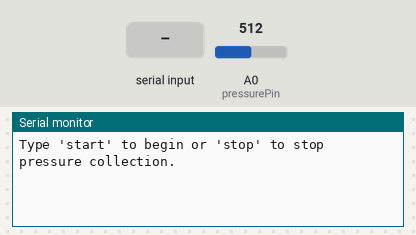
The sketch below on a simulated Arduino Uno, built with avr-gcc and run on an emulated ATmega328P. On the bench: the last lines printed to the serial monitor. The inputs (shaded band) are chosen by the test bench; at power-on: A0 (pressurePin) = 512.

Above: at 1.2 s.
1.3 s: "start\n" received over Serial
At 1.7 s:
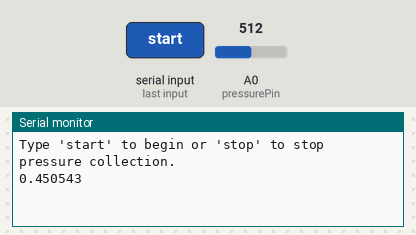
4.3 s: A0 (pressurePin) set to 716
At 5.7 s:
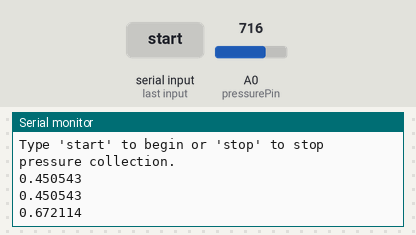
5.8 s: A0 (pressurePin) set to 900
At 8.8 s:
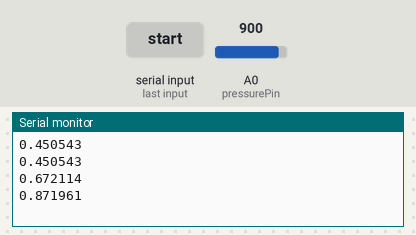
Timing chart, 0 to 10.3 s (numbered marks = the images above; inputs shaded):
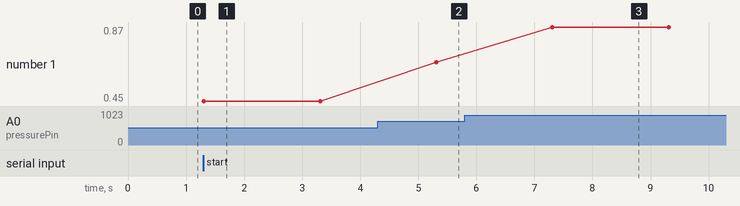

The sketch:

Start_Stop_Arduino_Connect.ino
```cpp
const int pressurePin = A0;  // Analog input
bool isRunning = false;
String inputCommand = "";

void setup() {
  Serial.begin(9600);
  Serial.println("Type 'start' to begin or 'stop' to stop pressure collection.");
}

void loop() {
  // Read serial commands
  if (Serial.available() > 0) {
    char inChar = (char)Serial.read();
    if (inChar == '\n' || inChar == '\r') {
      inputCommand.trim();
      if (inputCommand.equalsIgnoreCase("start")) {
        isRunning = true;
        // Optional: Serial.println("STARTED");
      } else if (inputCommand.equalsIgnoreCase("stop")) {
        isRunning = false;
        // Optional: Serial.println("STOPPED");
      }
      inputCommand = "";
    } else {
      inputCommand += inChar;
    }
  }

  // If collecting data, read sensor and send pressure
  if (isRunning) {
    int sensorValue = analogRead(pressurePin);
    float voltage = sensorValue * (5.0 / 1023.0);

    // === Convert to pressure ===
    float pressure_kPa = (voltage / 5.0 - 0.095) / 0.009;  // Example for MPX4115
    float pressure_bar = pressure_kPa / 100.0;

    Serial.println(pressure_bar, 6);  // Plain number, 6 decimals
    delay(2000);  // ~5 readings per second
  }
}
```

Measured:
- after the input at 1.3 s, the serial monitor: prints a new line at once (image 1)
- after the input at 4.3 s, the serial monitor: prints a new line after 1.0 s (image 2)
- after the input at 5.8 s, the serial monitor: prints a new line after 1.5 s (image 3)
- plotted number 1: 0.45 → 0.67 after the input at 4.3 s, 0.67 → 0.87 after the input at 5.8 s
